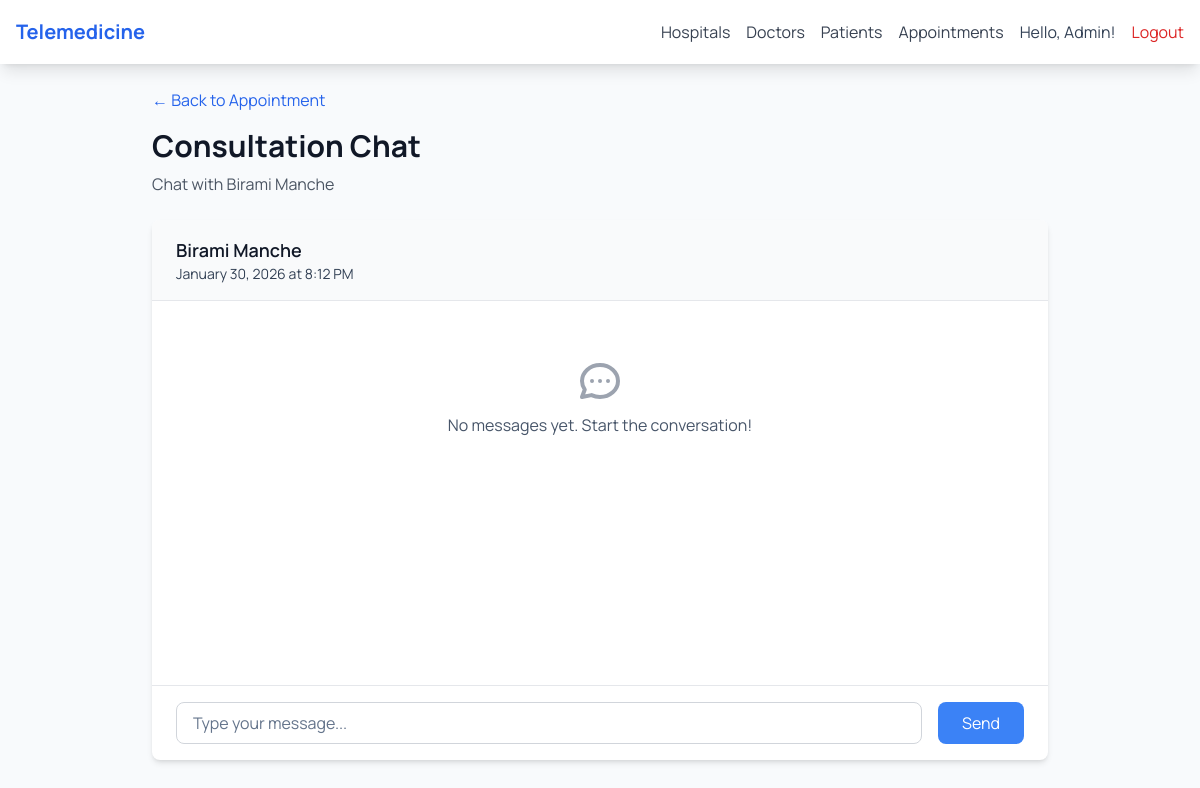
Screenshot of /medical/appointments/1/chat/ (signed in) with the database file from the repository.
### accounts/models.py (models this page shows, shortened)
class User(AbstractUser):
    ROLE_CHOICES = [
        ('patient', 'Patient'),
        ('doctor', 'Doctor'),
        ('admin', 'Hospital Admin'),
        ('super_admin', 'Super Admin'),
    ]
    role = models.CharField(max_length=20, choices=ROLE_CHOICES, default='patient')
    phone = models.CharField(max_length=20, blank=True, null=True)
    date_of_birth = models.DateField(blank=True, null=True)
    hospital = models.ForeignKey('medical.Hospital', on_delete=models.SET_NULL, null=True, blank=True, related_name='staff')
    created_at = models.DateTimeField(auto_now_add=True)
    updated_at = models.DateTimeField(auto_now=True)
    @property
    def is_patient(self):
        return self.role == 'patient'
    @property
    def is_doctor(self):
        return self.role == 'doctor'
    @property
    def is_admin_user(self):
        return self.role == 'admin'

### medical/models.py (models this page shows, shortened)
class Appointment(models.Model):
    STATUS_CHOICES = [
        ('requested', 'Requested'),          # Admin booked appointment for patient
        ('pending_approval', 'Pending Approval'), # Waiting for doctor approval
        ('scheduled', 'Scheduled'),           # Doctor approved and scheduled
        ('confirmed', 'Confirmed'),           # Patient confirmed the appointment
        ('in_progress', 'In Progress'),      # Appointment in progress
        ('completed', 'Completed'),           # Appointment completed
        ('cancelled', 'Cancelled'),           # Cancelled by patient/admin
        ('rejected', 'Rejected'),             # Rejected by doctor
        ('no_show', 'No Show'),            # Patient didn't show up
    ]
    patient = models.ForeignKey(
        settings.AUTH_USER_MODEL,
        on_delete=models.CASCADE,
        related_name='patient_appointments'
    )
    doctor = models.ForeignKey(
        settings.AUTH_USER_MODEL,
        on_delete=models.CASCADE,
        related_name='doctor_appointments'
    )
    hospital = models.ForeignKey(Hospital, on_delete=models.CASCADE, related_name='appointments')
    appointment_date = models.DateTimeField()
    status = models.CharField(max_length=20, choices=STATUS_CHOICES, default='scheduled')
    symptoms = models.TextField(blank=True, null=True)
    notes = models.TextField(blank=True, null=True)
    consultation_fee = models.DecimalField(max_digits=10, decimal_places=2, blank=True, null=True)
    payment_status = models.BooleanField(default=False)
    requested_by_admin = models.ForeignKey(
        settings.AUTH_USER_MODEL,
        on_delete=models.SET_NULL,
        null=True,
        blank=True,
        related_name='requested_appointments',
        help_text="Admin who requested this appointment"
    )
    rejection_reason = models.TextField(
        blank=True,
        null=True,
        help_text="Reason for rejection by doctor"
    )
    created_at = models.DateTimeField(auto_now_add=True)
    updated_at = models.DateTimeField(auto_now=True)
    class Meta:
        verbose_name = "Appointment"
        verbose_name_plural = "Appointments"
        ordering = ['appointment_date']

### medical/views.py (the view)
# urls.py: path('appointments/<int:appointment_id>/chat/', views.chat_view, name='chat'),
@login_required
def chat_view(request, appointment_id):
    appointment = get_object_or_404(
        Appointment.objects.select_related('patient', 'doctor', 'hospital'),
        id=appointment_id
    )
    user = request.user
    if not (user.is_admin_user or user == appointment.patient or user == appointment.doctor):
        messages.error(request, "You don't have permission to access this chat.")
        return redirect('dashboard')
    messages = ChatMessage.objects.filter(
        appointment=appointment
    ).select_related('sender').order_by('created_at')
    if user == appointment.doctor:
        ChatMessage.objects.filter(
            appointment=appointment,
            sender=appointment.patient,
            is_read=False
        ).update(is_read=True)
    elif user == appointment.patient:
        ChatMessage.objects.filter(
            appointment=appointment,
            sender=appointment.doctor,
            is_read=False
        ).update(is_read=True)
    return render(request, 'medical/chat.html', {
        'appointment': appointment,
        'messages': messages
    })

### medical/templates/medical/chat.html (shortened to what this page needs)
{% extends 'medical/base.html' %}
{% block medical_content %}
<div class="max-w-4xl mx-auto">
    <div class="mb-6">
        <a href="{% url 'medical:appointment_detail' appointment.id %}" class="text-blue-600 hover:text-blue-800 mb-4 inline-block">
            ← Back to Appointment
        </a>
        <h1 class="text-3xl font-bold text-gray-900">Consultation Chat</h1>
        <p class="text-gray-600 mt-2">
            {% if user == appointment.patient %}
                Chat with Dr. {{ appointment.doctor.first_name }} {{ appointment.doctor.last_name }}
            {% else %}
                Chat with {{ appointment.patient.first_name }} {{ appointment.patient.last_name }}
            {% endif %}
        </p>
    </div>
    <div class="bg-white shadow-md rounded-lg overflow-hidden">
        <div class="bg-gray-50 px-6 py-4 border-b border-gray-200">
            <div class="flex items-center justify-between">
                <div>
                    <h2 class="text-lg font-semibold text-gray-900">
                        {% if user == appointment.patient %}
                            Dr. {{ appointment.doctor.first_name }} {{ appointment.doctor.last_name }}
                        {% else %}
                            {{ appointment.patient.first_name }} {{ appointment.patient.last_name }}
                        {% endif %}
                    </h2>
                    <p class="text-sm text-gray-600">
                        {{ appointment.appointment_date|date:"F d, Y" }} at {{ appointment.appointment_date|time:"g:i A" }}
                    </p>
                </div>
            </div>
        </div>
        <div id="chat-messages" class="h-96 overflow-y-auto p-6 space-y-4">
            {% for message in messages %}
                <div class="flex {% if message.sender == user %}justify-end{% else %}justify-start{% endif %}">
                    <div class="max-w-xs lg:max-w-md">
                        <div class="{% if message.sender == user %}bg-blue-500 text-white{% else %}bg-gray-200 text-gray-900{% endif %} rounded-lg px-4 py-2">
                            <p class="text-sm">{{ message.message }}</p>
                        </div>
                        <p class="text-xs text-gray-500 mt-1 {% if message.sender == user %}text-right{% endif %}">
                            {{ message.created_at|date:"g:i A" }}
                            {% if message.sender == user %}• You{% else %}• {{ message.sender.first_name }} {{ message.sender.last_name }}{% endif %}
                        </p>
                    </div>
                </div>
            {% empty %}
                <div class="text-center text-gray-500 py-8">
                    <p class="mt-2">No messages yet. Start the conversation!</p>
                </div>
            {% endfor %}
        </div>
        <div class="border-t border-gray-200 px-6 py-4">
            <form id="message-form" method="post" action="{% url 'medical:send_message' appointment.id %}">
                <div class="flex space-x-4">
                    <input type="text"
                           name="message"
                           id="message-input"
                           placeholder="Type your message..."
                           required
                           class="flex-1 px-4 py-2 border border-gray-300 rounded-lg focus:outline-none focus:ring-2 focus:ring-blue-500 focus:border-blue-500">
                    <button type="submit"
                            id="send-button"
                            class="bg-blue-500 text-white px-6 py-2 rounded-lg hover:bg-blue-600 focus:outline-none focus:ring-2 focus:ring-blue-500 focus:ring-offset-2 disabled:opacity-50">
                        Send
                    </button>
                </div>
            </form>
        </div>
    </div>
</div>
{% endblock %}

### medical/templates/medical/base.html (shortened to what this page needs)
{% extends 'accounts/base.html' %}
{% block content %}
<nav class="bg-white shadow-lg">
    <div class="max-w-7xl mx-auto px-4">
        <div class="flex justify-between h-16">
            <div class="flex items-center">
                <a href="{% url 'accounts:dashboard' %}" class="text-xl font-bold text-blue-600">
                    Telemedicine
                </a>
            </div>
            <div class="flex items-center space-x-4">
                {% if user.is_authenticated %}
                    <a href="{% url 'medical:hospital_list' %}" class="text-gray-700 hover:text-blue-600">Hospitals</a>
                    <a href="{% url 'medical:doctor_list' %}" class="text-gray-700 hover:text-blue-600">Doctors</a>
                    {% if user.is_doctor or user.is_admin_user %}
                        <a href="{% url 'medical:patient_list' %}" class="text-gray-700 hover:text-blue-600">Patients</a>
                    {% endif %}
                    <a href="{% url 'medical:appointment_list' %}" class="text-gray-700 hover:text-blue-600">Appointments</a>
                    <span class="text-gray-600">Hello, {{ user.first_name }}!</span>
                    <a href="{% url 'accounts:logout' %}" class="text-red-600 hover:text-red-800">Logout</a>
                {% else %}
                    <a href="{% url 'accounts:login' %}" class="text-blue-600 hover:text-blue-800">Login</a>
                    <a href="{% url 'accounts:signup' %}" class="bg-blue-500 text-white px-4 py-2 rounded hover:bg-blue-600">
                        Sign Up
                    </a>
                {% endif %}
            </div>
        </div>
    </div>
</nav>
<main class="max-w-7xl mx-auto px-4 py-6">
    {% block medical_content %}
    {% endblock %}
</main>
{% endblock %}

### accounts/templates/accounts/base.html (style rules this page uses)
input, select, textarea { color: #0f172a !important; }
input::placeholder, textarea::placeholder { color: #64748b !important; }
.bg-white, .bg-white\/95 { color: #0f172a !important; }
.bg-white .text-gray-500, .bg-white\/95 .text-gray-500 { color: #475569 !important; }
.bg-white .text-gray-600, .bg-white\/95 .text-gray-600 { color: #334155 !important; }

### rows the page displays
User: first_name "Admin"
Appointment: patient.first_name "Birami", patient.last_name "Manche", appointment_date "January 30, 2026", appointment_date "8:12 PM"
